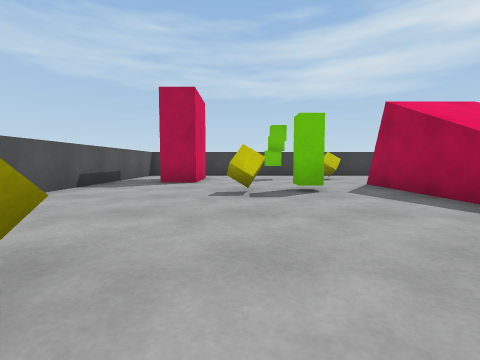
View 1 (above)

20 first-person views from a walk through a Unity game level. The camera is 0.59 m above the floor, tilts 4° down and sees 85° across. The floor is counted in squares, 1 m on a side. Each view is taken from the middle of a square. On the plan, view 1 faces up. The plan holds only what a view shows up to about 9 squares ahead; the rest is blank. The player character is not drawn.

View 2
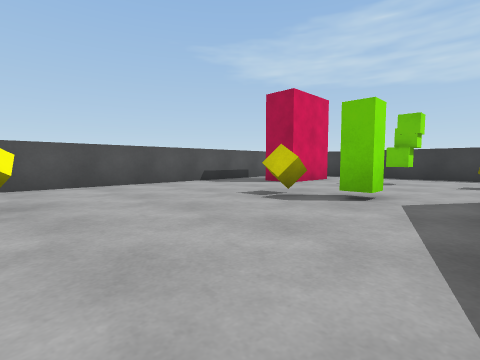

View 3
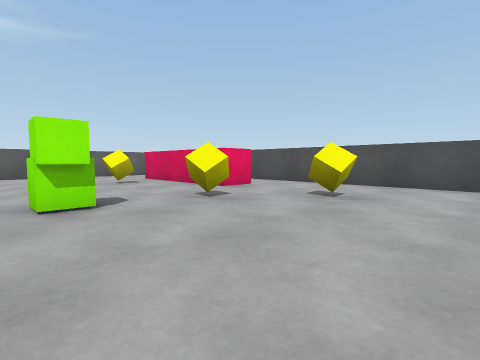

View 4
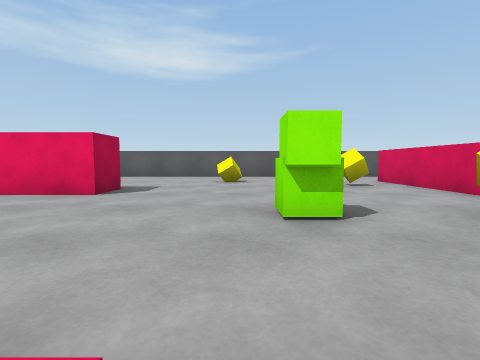

View 5
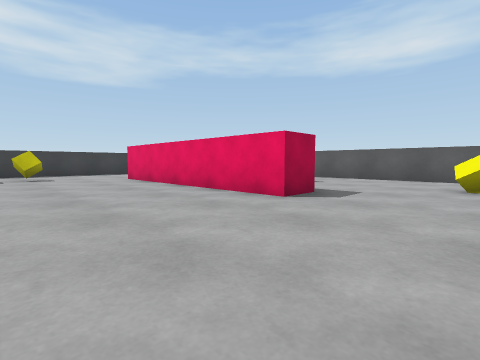

View 6
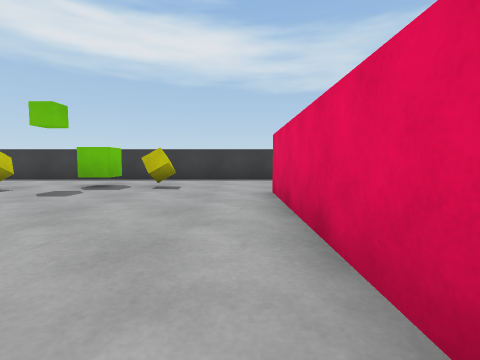

View 7
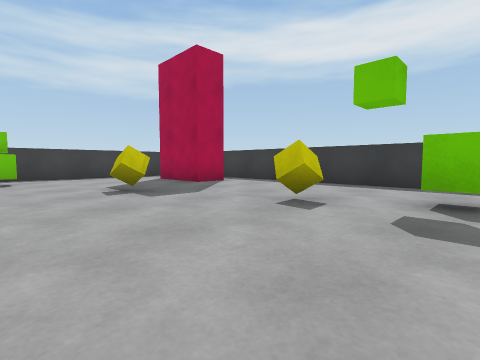

View 8
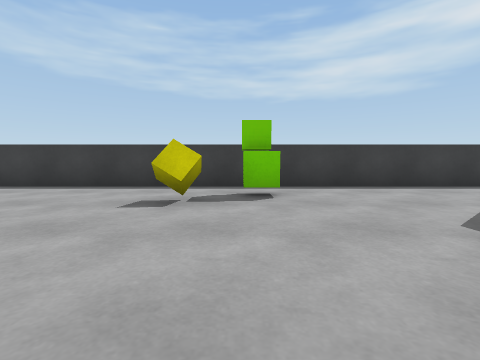

View 9
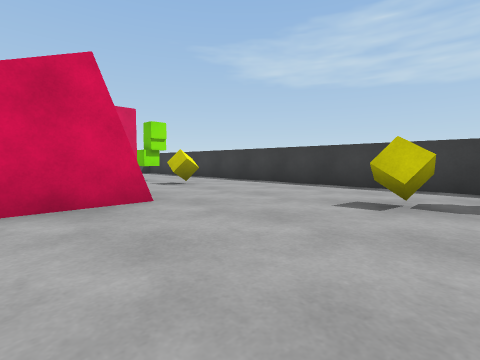

View 10
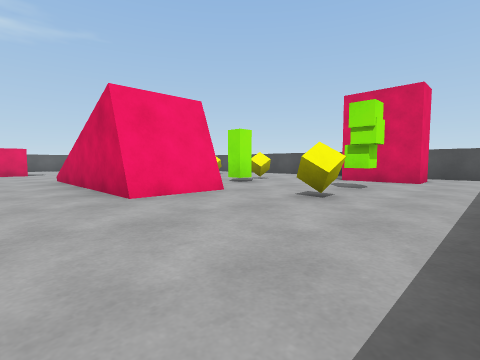

View 11
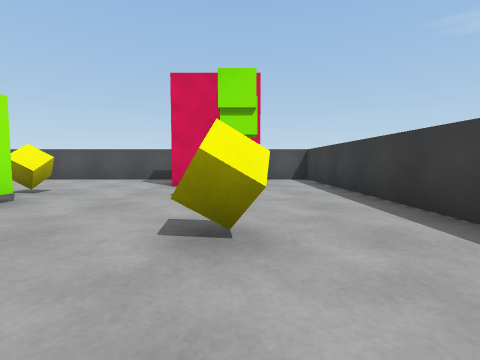

View 12
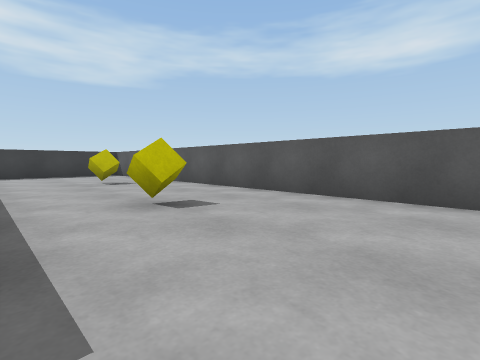

View 13
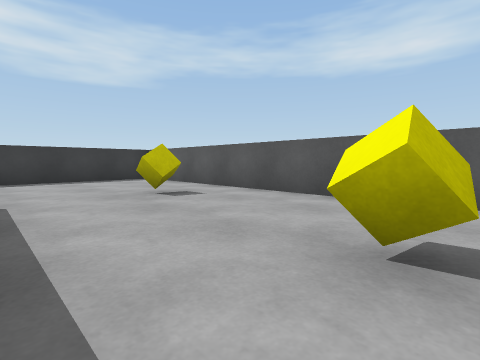

View 14
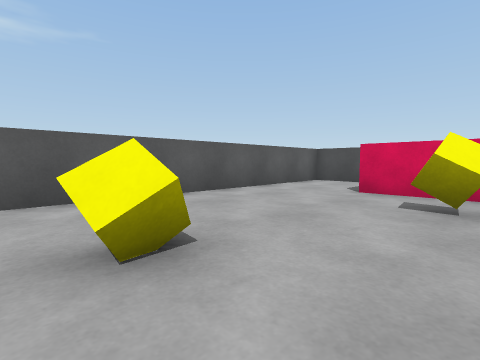

View 15
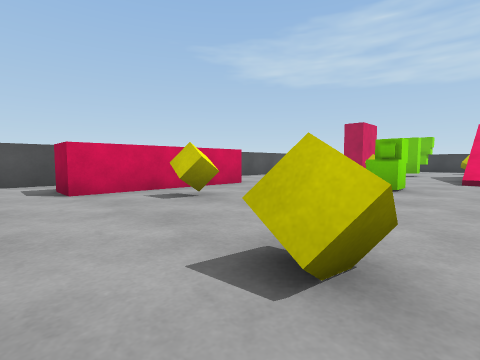

View 16
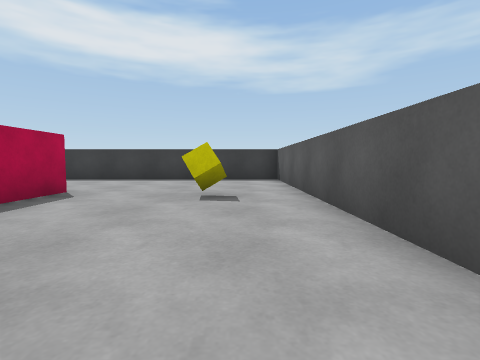

View 17
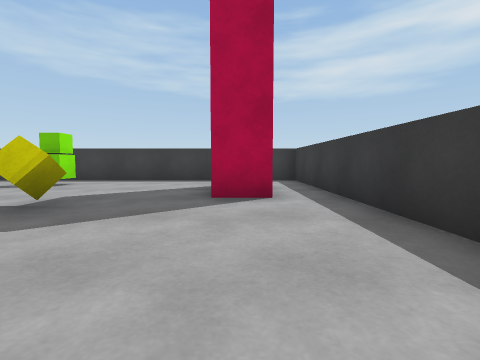

View 18
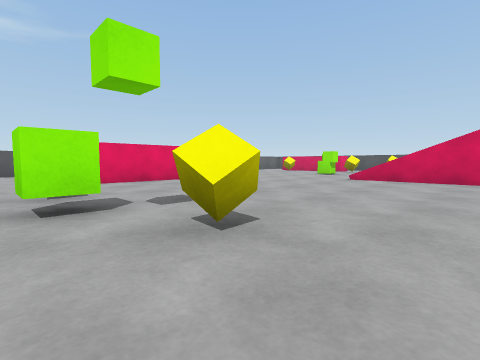

View 19
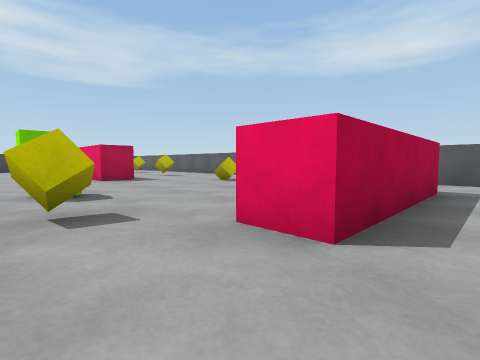

View 20
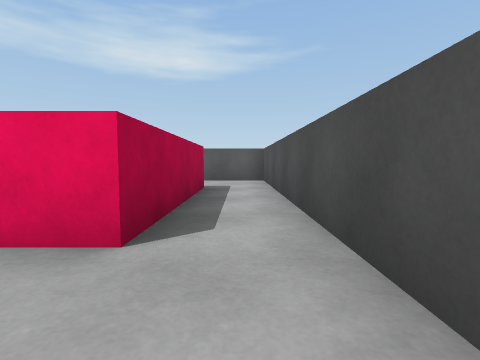

### Floor plan
Ten units are one square. View 1 is at (0, 0); x grows to the right and y downward. Boxes are objects, and circles mark ways between rooms. Rooms are numbered by the first view taken in them; rooms with no view inside come last. Other rooms are left out.
<svg viewBox="-43 -118 206 206">
<path fill="none" stroke="#000" d="M33 -60 33 -67 53 -67 53 -50M56 38 56 26 121 26M-12 18 -12 59 -22 59 -22 18 -12 18M121 36 106 36M146 -73 135 -73 135 -92M-22 -95 -12 -95 -12 -73 -22 -73M-38 -96 -38 83 158 83 158 -96M146 -113 -26 -113M158 -96 158 -113 146 -113M-26 -113 -38 -113 -38 -96"/>
<rect x="-15" y="-15" width="10" height="10" fill="#bbb"><title>other object</title></rect>
<rect x="-5" y="35" width="10" height="10" fill="#bbb"><title>other object</title></rect>
<rect x="-5" y="5" width="10" height="10" fill="#bbb"><title>other object</title></rect>
<rect x="-5" y="-55" width="10" height="10" fill="#bbb"><title>other object</title></rect>
<rect x="5" y="-55" width="10" height="10" fill="#bbb"><title>other object</title></rect>
<rect x="5" y="-95" width="10" height="10" fill="#bbb"><title>other object</title></rect>
<rect x="15" y="5" width="10" height="10" fill="#bbb"><title>other object</title></rect>
<rect x="25" y="55" width="10" height="10" fill="#bbb"><title>other object</title></rect>
<rect x="25" y="-95" width="10" height="10" fill="#bbb"><title>other object</title></rect>
<rect x="65" y="55" width="10" height="10" fill="#bbb"><title>other object</title></rect>
<rect x="75" y="-95" width="10" height="10" fill="#bbb"><title>other object</title></rect>
<rect x="85" y="-105" width="10" height="10" fill="#bbb"><title>other object</title></rect>
<rect x="105" y="-65" width="10" height="10" fill="#bbb"><title>other object</title></rect>
<rect x="115" y="55" width="10" height="10" fill="#bbb"><title>other object</title></rect>
<rect x="125" y="-5" width="10" height="10" fill="#bbb"><title>other object</title></rect>
<rect x="125" y="-15" width="10" height="10" fill="#bbb"><title>other object</title></rect>
<rect x="125" y="-35" width="10" height="10" fill="#bbb"><title>other object</title></rect>
<circle cx="140" cy="-105" r="3" fill="#2a7"/>
<circle cx="150" cy="-85" r="3" fill="#2a7"/>
<circle cx="-15" cy="-105" r="3" fill="#2a7"/>
<circle cx="-30" cy="-85" r="3" fill="#2a7"/>
<text x="60" y="-20">1</text>
<text x="150" y="-110">2</text>
<text x="-30" y="-110">3</text>
</svg>
Room 1 opens to room 2. Room 1 opens to room 3.

Where each view was taken, in squares from view 1:
view 1: 0 up, 0 right, facing up
view 2: 1 up, 3 right, facing up-left
view 3: 3 up, 3 right, facing down-left
view 4: 2 up, 3 right, facing down
view 5: 1 up, 3 right, facing down-right
view 6: 2 down, 7 right, facing right
view 7: 1 up, 9 right, facing up-right
view 8: 5 up, 9 right, facing up
view 9: 5 up, 9 right, facing up-left
view 10: 11 up, 7 right, facing down-left
view 11: 9 up, 5 right, facing left
view 12: 4 down, 4 right, facing down-right
view 13: 4 down, 7 right, facing down-right
view 14: 4 down, 4 right, facing down-left
view 15: 7 down, 4 right, facing up-left
view 16: 7 down, 7 right, facing right
view 17: 3 up, 14 right, facing up
view 18: 5 up, 14 right, facing down-left
view 19: 0 up, 3 left, facing down-right
view 20: 0 up, 3 left, facing down
